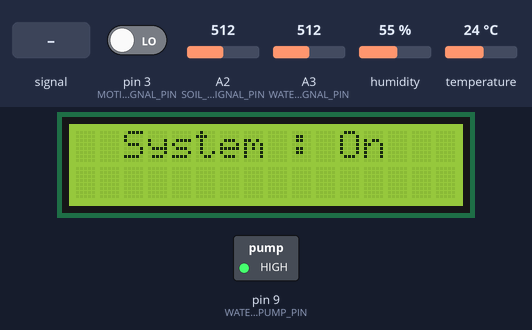
The sketch below on a simulated Arduino Uno, built with avr-gcc and run on an emulated ATmega328P. Shown: 16×2 character LCD, switched loads named in the sketch (green lamp = pin HIGH). The test bench sets the inputs (shaded band); at power-on: humidity 55 %, A2 (SOIL_MOISTURE_SIGNAL_PIN) = 512, temperature 24 °C, A3 (WATER_LEVEL_SIGNAL_PIN) = 512, pin 3 (MOTION_SENSOR_SIGNAL_PIN) LOW. Pins used as bus, display or sensor lines are not drawn.

Above: at 16.8 s.
16.9 s: A2 (SOIL_MOISTURE_SIGNAL_PIN) fed a 200 Hz sine of ±81 counts around its level
At 18.0 s:
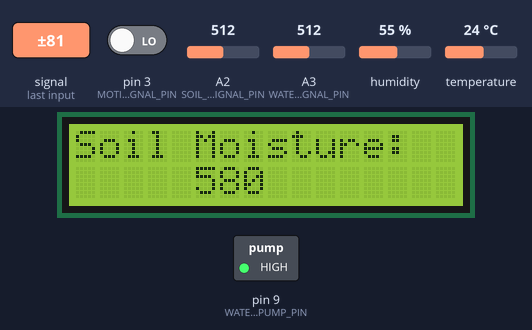
20.8 s: A3 (WATER_LEVEL_SIGNAL_PIN) fed a 1000 Hz sine of ±255 counts around its level
At 24.5 s:
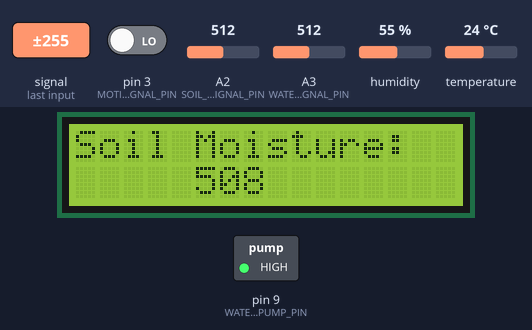
24.7 s: humidity set to 22 %
At 28.3 s:
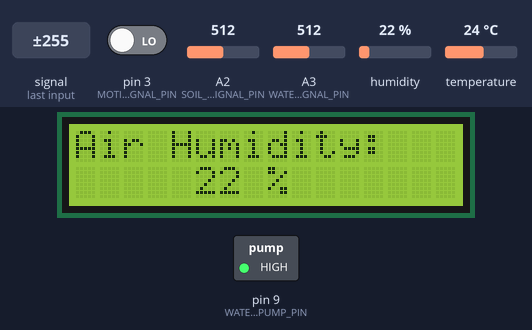
28.6 s: A2 (SOIL_MOISTURE_SIGNAL_PIN) set to 716
At 30.5 s:
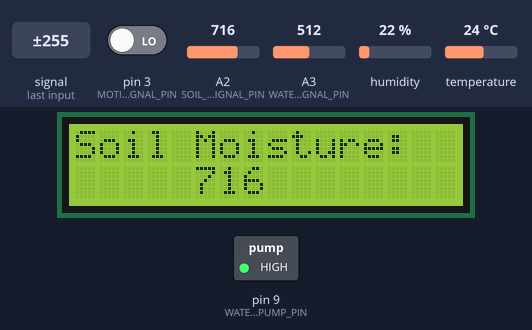
32.2 s: temperature set to 12 °C
At 33.5 s:
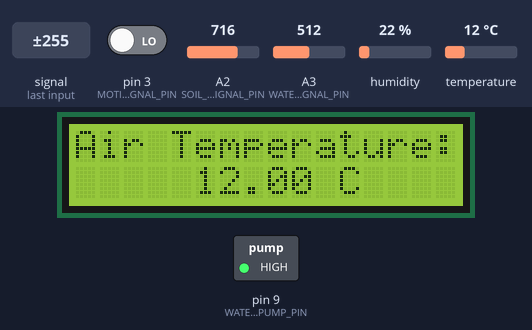
35.2 s: A3 (WATER_LEVEL_SIGNAL_PIN) set to 716
At 37.5 s:
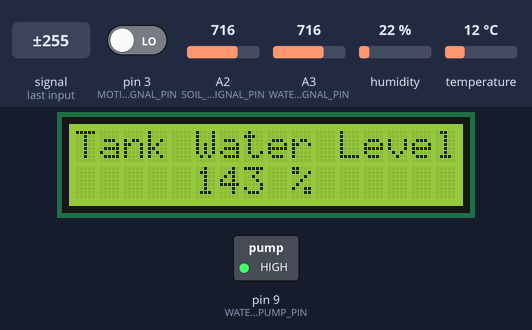

Measured:
- what the display in image 1 shows lasts 1.0 s, from 17.7 s to 18.7 s

The sketch:

Aquaponic_Uno.ino
```cpp
/*

  - This is Aquaponic Automation System Sorce Code.
  - This Aquaponic_Uno.ino file will handle the all the sensors and controlling stuff and also
  it sends data to the NodeMcu ESP8266 module using Serial Commiunication.
  - This file need config.h file for execution. All the configurations are stored in that file.

*/

/*Impport following Libraries*/
#include <Wire.h>
#include <LiquidCrystal_I2C.h>
#include <dht11.h>
#include <OneWire.h>
#include <DallasTemperature.h>
#include <ArduinoJson.h>
#include <SoftwareSerial.h>

/* Import configure file for configuration data */
#include "config.h"

/* Define Serial commiunication link for commiunicate with nodemcu ESP8266 */
SoftwareSerial linkSerial(10, 11); // RX, TX

/* I2C pin declaration for LCD display */
LiquidCrystal_I2C lcd(0x27, 2, 1, 0, 4, 5, 6, 7, 3, POSITIVE);

/* Pin definements */
#define DHT11PIN 4  // DHT11 sensor value reading pin
#define WATER_LEVEL_POWER_PIN  6  // Water Level sensor power output pin
#define WATER_LEVEL_SIGNAL_PIN A3 // Water Level sensor data reading pin
#define WATER_TEMPERATURE_SIGNAL_PIN 2  // DS18B20 Water Proof Temperature Sensor Input pin
#define SOIL_MOISTURE_SIGNAL_PIN A2 // Soil Moisture Sensor
#define MOTION_SENSOR_SIGNAL_PIN 3
#define WATER_PUMP_PIN 9
#define RESET_POWER_PIN 8


dht11 DHT11;  // DHT11 object for handle DHT11 sensor work process
OneWire oneWire(WATER_TEMPERATURE_SIGNAL_PIN);  // Create data bus connectino for DS18B20 senesor
DallasTemperature sensors(&oneWire);  // DallasTemperature library object for handle DS18B20 waterproof temperature work process

/*  Variable definition for sensor values  */
bool Motion_Detected = 0; // by default, no motion detected
float Air_Temperature;
int Air_Humidity;
float Tank_Temperature;
int Soil_Moisture;
int Water_Level;
bool Water_Pump_Status = 0; // Water pump is off when defaults
int Daily_Water_Need;

/*  Vaiable definition for time based method calling  */
unsigned long sendDataPrevMillis = 0;
unsigned long printDataPrevMillis = 0;
unsigned long updateDataPrevMillis = 0;
unsigned long waterPumpPrevMillis = 0;


/*  Process Innitaliczation with setup()  */
void setup()
{

  lcd.begin(16, 2); //Defining 16 columns and 2 rows of lcd display
  lcd.backlight();  //To Power ON the back light
  pinMode(WATER_LEVEL_POWER_PIN, OUTPUT);
  pinMode(WATER_PUMP_PIN, OUTPUT);
  digitalWrite(WATER_LEVEL_POWER_PIN, LOW); // turn the water level sensor power OFF when starts
  digitalWrite( WATER_PUMP_PIN, HIGH );  // turn off the water pump when starts
  digitalWrite( RESET_POWER_PIN, HIGH );  // handle reset method programatically
  pinMode(RESET_POWER_PIN, OUTPUT);   // pin for power to invoke the reset pin
  pinMode(MOTION_SENSOR_SIGNAL_PIN, INPUT);
  Serial.begin(9600);        // initialize serial print for debugging

  PrintWelcomeMessage();  // Print welcome messgae when starts the system

  /*  Intialize serial bus for connect with NodeMcu ESP8266  */
  linkSerial.begin(4800);   // Use the lowest possible data rate to reduce error ratio

  Daily_Water_Need = CheckDailyWaterNeedforSoil();

}

/*  Process running with loop() forever  */
void loop() {

  if (millis() - updateDataPrevMillis > 1000 || updateDataPrevMillis == 0) {  // condition will true in every second after system Booted
    updateDataPrevMillis = millis();
    UpdateSensorData();
    printData();
  }
  if (millis() - sendDataPrevMillis > 6000 || sendDataPrevMillis == 0) {   // condition will true in every 6 second after system Booted
    sendDataPrevMillis = millis();
    SendDataToNodemcu();
  }

  if (millis() > 86400000) { // System will Reboot in evry 24 hours system after started to reduce errors and clean RAM
    ResetUno();
  }

  int soil_dry_level = CheckSoilDrylevel();

  if ( (soil_dry_level == 1) || (soil_dry_level == 2) ) {   // If soil has dried, watering process will start
    if ( CheckSafeToReleaseWater() ) {
      ReleaseWater( soil_dry_level );
    }
  }
}

/*  Print string messges on LCD display  */
void Print_Message( String message ) {
  lcd.clear();//Clean the screen
  lcd.setCursor(0, 0);
  lcd.print(message);
}

/*  Method for Print Welcome message on LCD display  */
void PrintWelcomeMessage() {
  lcd.clear();//Clean the screen
  lcd.setCursor(3, 0);
  lcd.print("Aquaponic");
  scrollMessage(1, "Welcome to the Aquaponic Automation System", 250, 16);
}

/*  Method for scroll Strings on LCS display  */
void scrollMessage(int row, String message, int delayTime, int totalColumns) {
  for (int i = 0; i < totalColumns; i++) {
    message = " " + message;
  }
  message = message + " ";
  for (int position = 0; position < message.length(); position++) {
    lcd.setCursor(0, row);
    lcd.print(message.substring(position, position + totalColumns));
    delay(delayTime);
  }
}

/*  Re-read all sensor data and store fresh data on respective variables  */
void UpdateSensorData() {
  Air_Temperature = CheckDHT11Temperature();
  Air_Humidity = CheckDHT11Humidity();
  //  Tank_Temperature = CheckWaterTemperature();   // Please Un-Comment this when new DS18B20 temperature sensor has replaced
  Tank_Temperature = CheckDHT11Temperature() - 5;   // Removethis line when new DS18B20 temperature sensor has replaced
  Soil_Moisture = CheckSoilMoisture();
  Water_Level = CheckWaterLevel();
  DetectMotion();
}

/*  Check and return air humidity usign DSH11 sensor  */
int CheckDHT11Humidity() {
  int chk = DHT11.read(DHT11PIN);
  return (int)DHT11.humidity;
}

/*  Check and return air temperature usign DSH11 sensor  */
float CheckDHT11Temperature() {
  int chk = DHT11.read(DHT11PIN);
  return (float)DHT11.temperature;
}

/*  Check and return waterlevel of tank  */
int CheckWaterLevel() {
  analogWrite(WATER_LEVEL_POWER_PIN, 255);  // turn the sensor ON
  delay(10);                      // wait 10 milliseconds
  int value = analogRead(WATER_LEVEL_SIGNAL_PIN); // read the analog value from sensor
  digitalWrite(WATER_LEVEL_POWER_PIN, LOW);   // turn the sensor OFF
  float water_level = value / 5;
  return (int)water_level;
}

/*  Check and return water temperature of tank unig DS18B20 sensor  */
float CheckWaterTemperature() {
  sensors.requestTemperatures();
  float Celcius = sensors.getTempCByIndex(0);
  return Celcius;
}

/*  Check and return soil moisture of soil  */
int CheckSoilMoisture() {
  int Soil_Moisture = analogRead(SOIL_MOISTURE_SIGNAL_PIN);
  return Soil_Moisture;
}

/*  Check and return is water tank has fish. Method will return 1 if fish have and return 0 if not.  */
int DetectMotion() {
  int val = digitalRead(MOTION_SENSOR_SIGNAL_PIN);   // read sensor value
  if (val == HIGH) {           // check if the sensor is HIGH
    Motion_Detected = 1;
  }
  else {
    Motion_Detected = 0;
  }
}

/*  Calculate water need for soil with config data using Blaney-Criddle Equation  */
float CheckDailyWaterNeedforSoil() {
  float daily_water_need = AVG_DAILY_DAYTIME_HOURS * ((0.46 * Air_Temperature) + 8) * CROP_KC_VALUE;
  return daily_water_need;
}

/*  Check is tank in safe status to release water and return true if yes, false if no  */
bool CheckSafeToReleaseWater() {
  if (!Motion_Detected) {
    if ( Tank_Temperature < TANK_SAFE_MAX_WATER_TEMPERATURE && Tank_Temperature > TANK_SAFE_MIN_WATER_TEMPERATURE) {
      if ( Water_Level > TANK_SAFE_MIN_WATER_LEVEL ) {
        return true;
      }
    }
  }
  return false;
}

/*  Check and return soil moisture. 1 for high dry level and 2 for extremly dry level. 0 for normal level  */
int CheckSoilDrylevel() {
  int SoilMoisture = CheckSoilMoisture();
  int DryLevel;
  if (SoilMoisture > SOIL_MIN_EXTREMLY_DRY_MOISTURE) {
    DryLevel = 2;
  } else if(SoilMoisture > SOIL_MIN_NORMAL_DRY_MOISTURE){
    DryLevel = 1;
  } else {
    DryLevel = 0;
  }
  return DryLevel;
}

/*  This method will release water turning on the pump and continuesly check if water release is safe  */
void ReleaseWater( int soil_dry_level ) {

  if(soil_dry_level == 2 && ((Daily_Water_Need / WATER_PUMP_SPEED) / 2) < 1){
    Daily_Water_Need = round(CheckDailyWaterNeedforSoil()/4);
  }

  int trip_rounds = round( (Daily_Water_Need / WATER_PUMP_SPEED) / 2);  // Water volume need to watering will calculate based on dry level and daily water need
  for (int i = 0; i < trip_rounds; i++) {
    Print_Message("Water Releasing");
    digitalWrite( WATER_PUMP_PIN, LOW );
    Water_Pump_Status = 1;
    delay(2000);
    if( (Daily_Water_Need - (WATER_PUMP_SPEED * 2)) > 1){
      Daily_Water_Need -= WATER_PUMP_SPEED * 2;
    } else {
      Daily_Water_Need = 0;
      digitalWrite( WATER_PUMP_PIN, HIGH );
      Water_Pump_Status = 0;
      printData();
      return;
    }
    UpdateSensorData();
    SendDataToNodemcu();
    if (!CheckSafeToReleaseWater()) {
      digitalWrite( WATER_PUMP_PIN, HIGH );
      Water_Pump_Status = 0;
//      SendDataToNodemcu();
      printData();
      return;
    }
  }
  digitalWrite( WATER_PUMP_PIN, HIGH );
  Water_Pump_Status = 0;
  SendDataToNodemcu();
  return;
}

/*  Sending data trough linkSerail Bus will done by this method. Data will send as Json data  */
void SendDataToNodemcu() {

  StaticJsonDocument<200> doc;
  doc["Air_Temperature"] = Air_Temperature;
  doc["Air_Humidity"] = Air_Humidity;
  doc["Soil_Moisture"] = Soil_Moisture;
  doc["Water_Level"] = Water_Level;
  doc["Tank_Temperature"] = Tank_Temperature;
  doc["Motion_Detected"] = Motion_Detected;
  doc["Water_Pump_Status"] = Water_Pump_Status;

  serializeJson(doc, linkSerial);
  return;
}

/*  All sensor data wil print on LCD diplay in one by one basis in every second  */
void printData() {
  if (millis() - printDataPrevMillis > 5000 ) {
    printAirHumidity();
    printDataPrevMillis = millis();
    return;
  } else if (millis() - printDataPrevMillis > 4000 ) {
    printAirTemperature();
    return;
  } else if (millis() - printDataPrevMillis > 3000 ) {
    printTankTemperature();
    return;
  } else if (millis() - printDataPrevMillis > 2000 ) {
    printTankWaterLevel();
    return;
  } else if (millis() - printDataPrevMillis > 1000 ) {
    printSoilMoisture();
    return;
  } else {
    Print_Message("  System : On  ");
  }
}

/* This will print air humidity data */
void printAirHumidity() {
  lcd.clear();//Clean the screen
  lcd.setCursor(0, 0);
  lcd.print("Air Humidity:");
  lcd.setCursor(5, 1);
  lcd.print( String(Air_Humidity) + " %" );
}

/* This will print air temerature data */
void printAirTemperature() {
  lcd.clear();//Clean the screen
  lcd.setCursor(0, 0);
  lcd.print("Air Temperature:");
  lcd.setCursor(5, 1);
  lcd.print( String(Air_Temperature) + " C" );

}

/* This will print tank temperatire data */
void printTankTemperature() {
  lcd.clear();//Clean the screen
  lcd.setCursor(0, 0);
  lcd.print("Tank Temperature:");
  lcd.setCursor(5, 1);
  lcd.print( String(Tank_Temperature) + " C" );
}

/* This will print tank water level data */
void printTankWaterLevel() {
  lcd.clear();//Clean the screen
  lcd.setCursor(0, 0);
  lcd.print("Tank Water Level:");
  lcd.setCursor(5, 1);
  lcd.print( String(Water_Level) + " %" );
}

/* This will print soil moisture value */
void printSoilMoisture() {
  lcd.clear();//Clean the screen
  lcd.setCursor(0, 0);
  lcd.print("Soil Moisture:");
  lcd.setCursor(5, 1);
  lcd.print( String(Soil_Moisture) );
}

/* This method will reset the arduino programmatically */
void ResetUno() {
  digitalWrite(RESET_POWER_PIN, LOW);
}
```

config.h
```cpp
/*

- This config.h file is for configuration of Aquaponic_Uno.ino file.

*/

/* Fish tank water Temperature thresholds */
#define TANK_SAFE_MAX_WATER_TEMPERATURE 32
#define TANK_SAFE_MIN_WATER_TEMPERATURE 20

/* Fish tank water Level threshold */
#define TANK_SAFE_MIN_WATER_LEVEL 30

/* Soil Humidity which decide */
#define SOIL_MIN_NORMAL_DRY_MOISTURE 800
#define SOIL_MIN_EXTREMLY_DRY_MOISTURE 900

#define AVG_DAILY_DAYTIME_HOURS 10
#define CROP_KC_VALUE 0.75

/*  Speed of water pump */
#define WATER_PUMP_SPEED 28.5 // ml/sec at 3.7V-4.2V
```
